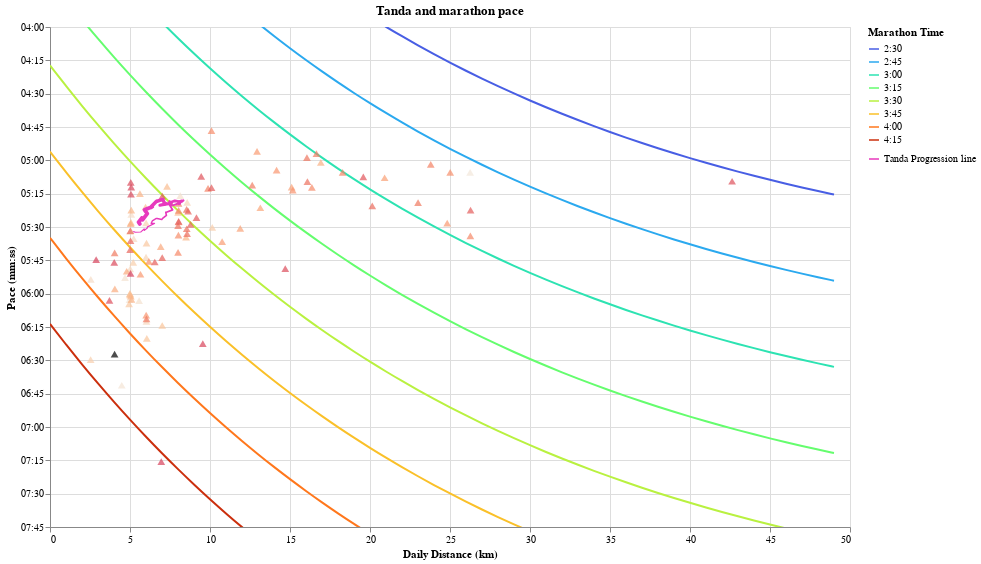

The notebook cell saved with this chart:
### Code cell
(marathon_times + daily_line + tanda_progression).properties(
    title="Tanda and marathon pace",
).interactive().show()
